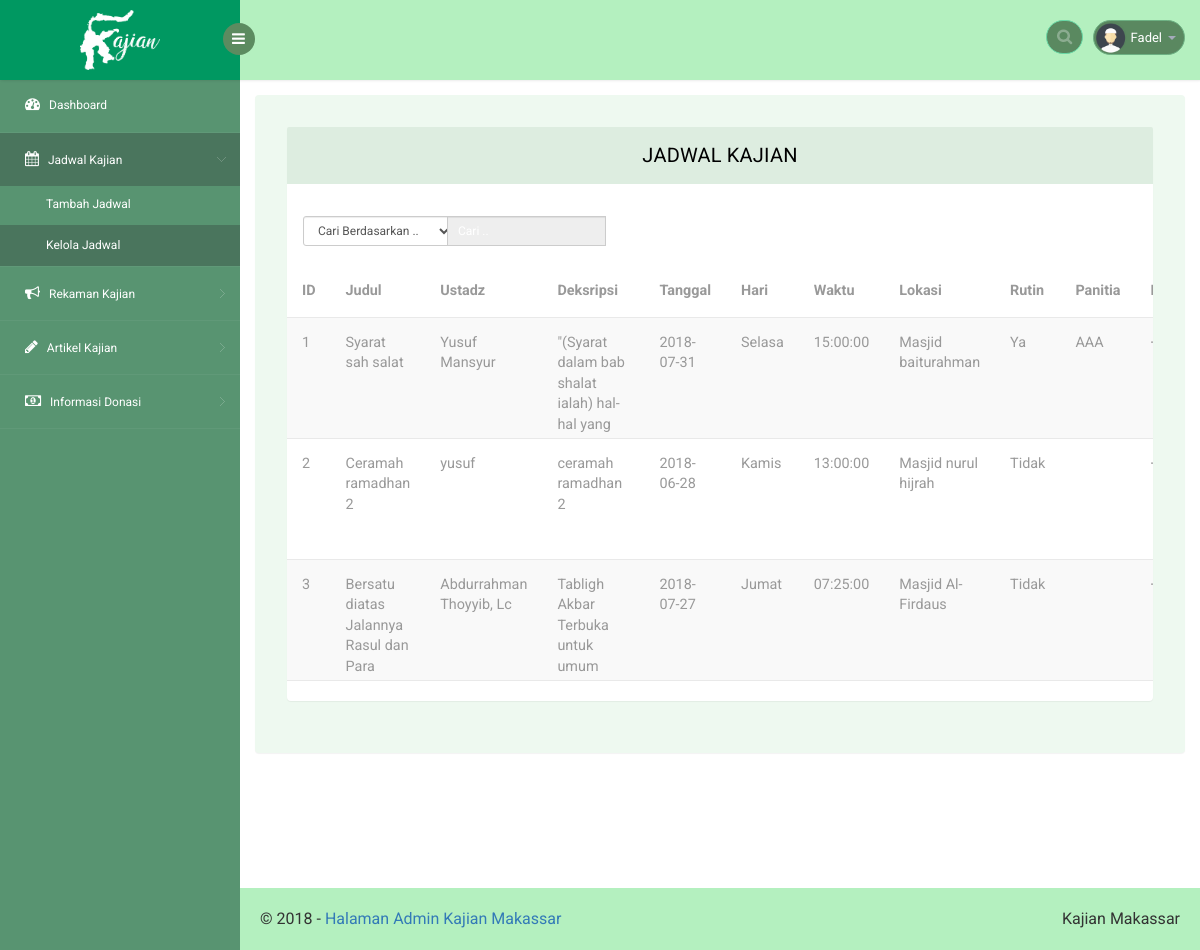
/web/jadwalkajian.php (signed in), run on the app's committed database.
### tables this page shows
CREATE TABLE `jadwal_kajian` (
  `id` int(11) NOT NULL,
  `judul` varchar(250) NOT NULL,
  `ustadz` varchar(250) NOT NULL,
  `deskripsi` text NOT NULL,
  `tanggal` date NOT NULL,
  `waktu` time DEFAULT NULL,
  `hari` enum('Senin','Selasa','Rabu','Kamis','Jumat','Sabtu','Minggu') NOT NULL,
  `tempat` varchar(500) NOT NULL,
  `rutin` enum('Ya','Tidak') NOT NULL,
  `gambar` text,
  `panitia` varchar(50) NOT NULL,
  `kontak` varchar(13) NOT NULL
);

### web/jadwalkajian.php (the view, shortened to what this page needs)
<?php
include "connect.php";
if (!isset($_SESSION['nama_user'])) {
  header('location:'.$link.'/login.php');
}elseif (isset($_SESSION['nama_user'])) {
 ?>
 <!DOCTYPE html>
 <head>
    <link rel="stylesheet" href="css/bootstrap.min.css" >
    <link href="css/style.css" rel='stylesheet' type='text/css' />
    <link href="css/style-responsive.css" rel="stylesheet"/>
    <link rel="stylesheet" href="css/font.css" type="text/css"/>
    <link href="css/font-awesome.css" rel="stylesheet">
    <link rel="stylesheet" href="css/morris.css" type="text/css"/>
    <link rel="stylesheet" href="css/monthly.css">
</head>
<body>
    <section id="container">
        <header class="header fixed-top clearfix">
            <div class="brand">
                <a href="index.php" class="logo">
                    <b><img src="images/text-logo.png" style="width:80px;left:50%;top:50%;position:absolute;margin-top:-30px;margin-left:-40px" alt=""></b>
                </a>
                <div class="sidebar-toggle-box">
                    <div class="fa fa-bars"></div>
                </div>
            </div>
            <div class="top-nav clearfix">
                <ul class="nav pull-right top-menu">
                    <li>
                        <input type="text" id="" class="form-control search" placeholder=" Search">
                    </li>
                    <li class="dropdown">
                        <a data-toggle="dropdown" class="dropdown-toggle" href="#">
                            <img alt="" src="images/2.png">
                            <span class="username"><?php echo $_SESSION['nama_user']; ?></span>
                            <b class="caret"></b>
                        </a>
                    </li>
                </ul>
            </div>
        </header>
        <aside>
            <div id="sidebar" class="nav-collapse">
                <div class="leftside-navigation">
                    <ul class="sidebar-menu" id="nav-accordion">
                        <li>
                            <a href="index.php">
                                <i class="fa fa-dashboard"></i>
                                <span>Dashboard</span>
                            </a>
                        </li>
                        <li class="sub-menu">
                          <a class="active" href="javascript:;">
                            <i class="fa fa-calendar"></i>
                            <span>Jadwal Kajian</span>
                          </a>
                          <ul class="sub">
                            <li><a href="tambahjadwal.php">Tambah Jadwal</a></li>
                            <li><a class="active" href="jadwalkajian.php">Kelola Jadwal</a></li>
                          </ul>
                        </li>
                        <li class="sub-menu">
                          <a href="javascript:;">
                            <i class="fa fa-bullhorn"></i>
                            <span>Rekaman Kajian</span>
                          </a>
                        </li>
                        <li class="sub-menu">
                          <a href="javascript:;">
                            <i class="fa fa-pencil"></i>
                            <span>Artikel Kajian</span>
                          </a>
                        </li>
                        <li class="sub-menu">
                          <a href="javascript:;">
                            <i class="fa fa-money"></i>
                            <span>Informasi Donasi</span>
                          </a>
                        </li>
                    </ul>
                </div>
            </div>
        </aside>
        <section id="main-content">
         <section class="wrapper">
          <div class="table-agile-info">
           <div class="panel panel-default">
              <div class="panel-heading">
               Jadwal Kajian
              </div>
              <div class="row w3-res-tb">
                <div class="col-sm-2 m-b-xs">
                  <select id="indeks" onchange="FunctionOnChange()" class="input-sm form-control w-sm inline v-middle">
                    <option value="0">Cari Berdasarkan ..</option>
                  </select>
                </div>
                <div class="col-sm-3">
                  <div class="input-group">
                    <input id="myInput" type="text" onkeyup="myFunction()" class="input-sm form-control" placeholder="Cari .." disabled>
                  </div>
                </div>
              </div>
              <div>
                <div class="table-responsive">
                <table class="table table-striped b-t b-light" id="myTable" >
                  <thead>
                    <tr>
                      <th data-breakpoints="xs">ID</th>
                      <th>Judul</th>
                      <th>Ustadz</th>
                      <th >Deksripsi</th>
                      <th >Tanggal</th>
                      <th >Hari</th>
                      <th >Waktu</th>
                      <th >Lokasi</th>
                      <th >Rutin</th>
                      <th >Panitia</th>
                      <th >Kontak</th>
                    </tr>
                  </thead>
                  <tbody>
                    <?php
                      $query = "SELECT * FROM jadwal_kajian";
                      $result = $conn->query($query);
                      while ($row = $result->fetch_assoc()) {
                     ?>
                    <tr>
                      <td><?php echo $row['id']; ?></td>
                      <td>
                        <div class="table-cell-inner"><?php echo $row['judul']; ?></div>
                      </td>
                      <td><?php echo $row['ustadz']; ?></td>
                      <td>
                        <div class="table-cell-inner"><?php echo $row['deskripsi']; ?></div>
                      </td>
                      <td><?php echo $row['tanggal']; ?></td>
                      <td><?php echo $row['hari']; ?></td>
                      <td><?php echo $row['waktu']; ?></td>
                      <td><?php echo $row['tempat']; ?></td>
                      <td><?php echo $row['rutin']; ?></td>
                      <td><?php echo $row['panitia']; ?></td>
                      <td>+62<?php echo $row['kontak']; ?></td>
                    </tr>
                    <?php } ?>
                  </tbody>
                </table>
              </div>
              </div>
            </div>
          </div>
         </section>
         <div class="footer" style="margin-top:50px">
            <div class="pull-right d-none d-sm-inline-block">Kajian Makassar
            </div>
            &copy; 2018 - <a href="#">Halaman Admin Kajian Makassar</a>
          </div>
       </section>
</section>
</body>
</html>
<?php
}
?>

### data on the page
jadwal_kajian: id "1", judul "Syarat sah salat", ustadz "Yusuf Mansyur", deskripsi "\"(Syarat dalam bab shalat ialah) hal-hal yang…", tanggal "2018-07-31", hari "Selasa", waktu "15:00:00", tempat "Masjid baiturahman", rutin "Ya", panitia "AAA"
jadwal_kajian: id "2", judul "Ceramah ramadhan 2", ustadz "yusuf", deskripsi "ceramah ramadhan 2", tanggal "2018-06-28", hari "Kamis", waktu "13:00:00", tempat "Masjid nurul hijrah", rutin "Tidak"
jadwal_kajian: id "3", judul "Bersatu diatas Jalannya Rasul dan Para…", ustadz "Abdurrahman Thoyyib, Lc", deskripsi "Tabligh Akbar Terbuka untuk umum", tanggal "2018-07-27", hari "Jumat", waktu "07:25:00", tempat "Masjid Al-Firdaus", rutin "Tidak"

### other printed values
$_SESSION['nama_user'] "Fadel"
